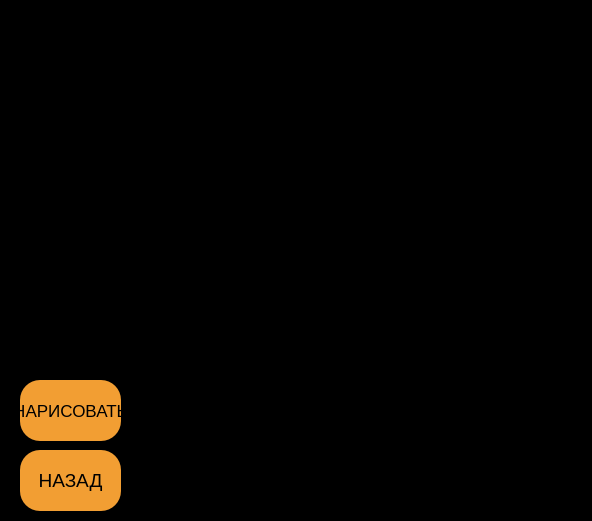
<?xml version="1.0" encoding="UTF-8"?>
<ui version="4.0">
 <class>graphWindow</class>
 <widget class="QMainWindow" name="graphWindow">
  <property name="geometry">
   <rect>
    <x>0</x>
    <y>0</y>
    <width>592</width>
    <height>521</height>
   </rect>
  </property>
  <property name="windowTitle">
   <string>MainWindow</string>
  </property>
  <property name="styleSheet">
   <string notr="true">background-color:black;</string>
  </property>
  <widget class="QWidget" name="centralwidget">
   <widget class="QLabel" name="label_3">
    <property name="geometry">
     <rect>
      <x>160</x>
      <y>440</y>
      <width>141</width>
      <height>21</height>
     </rect>
    </property>
    <property name="text">
     <string>ОБЛАСТЬ ЗНАЧЕНИЙ</string>
    </property>
   </widget>
   <widget class="QLineEdit" name="lineEdit_left_xZone">
    <property name="geometry">
     <rect>
      <x>380</x>
      <y>470</y>
      <width>81</width>
      <height>31</height>
     </rect>
    </property>
    <property name="text">
     <string>-10</string>
    </property>
   </widget>
   <widget class="QLabel" name="label_2">
    <property name="geometry">
     <rect>
      <x>390</x>
      <y>440</y>
      <width>161</width>
      <height>21</height>
     </rect>
    </property>
    <property name="text">
     <string>ОБЛАСТЬ ОПРЕДЕЛЕНИЯ</string>
    </property>
   </widget>
   <widget class="QLineEdit" name="lineEdit_right_yZone">
    <property name="geometry">
     <rect>
      <x>240</x>
      <y>470</y>
      <width>81</width>
      <height>31</height>
     </rect>
    </property>
    <property name="styleSheet">
     <string notr="true">background-color:black;</string>
    </property>
    <property name="text">
     <string>5</string>
    </property>
   </widget>
   <widget class="QLabel" name="label">
    <property name="geometry">
     <rect>
      <x>160</x>
      <y>390</y>
      <width>81</width>
      <height>31</height>
     </rect>
    </property>
    <property name="text">
     <string>ФУНКЦИЯ :</string>
    </property>
    <property name="alignment">
     <set>Qt::AlignCenter</set>
    </property>
   </widget>
   <widget class="QCustomPlot" name="widget" native="true">
    <property name="geometry">
     <rect>
      <x>0</x>
      <y>0</y>
      <width>591</width>
      <height>361</height>
     </rect>
    </property>
    <property name="styleSheet">
     <string notr="true">background-color: black;</string>
    </property>
   </widget>
   <widget class="QPushButton" name="pushButton_create">
    <property name="geometry">
     <rect>
      <x>20</x>
      <y>380</y>
      <width>101</width>
      <height>61</height>
     </rect>
    </property>
    <property name="font">
     <font>
      <pointsize>13</pointsize>
     </font>
    </property>
    <property name="styleSheet">
     <string notr="true">QPushButton { 
border-radius: 20px;
background-color : rgb(242, 158, 51);
}
QPushButton pressed {
	background-color: qlineargradient(spread:pad, x1:0, y1:0, x2:1, y2:0, stop:0 rgba(0, 0, 0, 255), stop:1 rgba(255, 255, 255, 255));
}

QPushButton:hover {
    background-color : rgb(102, 104, 104);
}</string>
    </property>
    <property name="text">
     <string>НАРИСОВАТЬ</string>
    </property>
   </widget>
   <widget class="QLineEdit" name="lineEdit_left_yZone">
    <property name="geometry">
     <rect>
      <x>140</x>
      <y>470</y>
      <width>81</width>
      <height>31</height>
     </rect>
    </property>
    <property name="text">
     <string>-5</string>
    </property>
   </widget>
   <widget class="QLineEdit" name="lineEdit_right_xZone">
    <property name="geometry">
     <rect>
      <x>480</x>
      <y>470</y>
      <width>81</width>
      <height>31</height>
     </rect>
    </property>
    <property name="text">
     <string>10</string>
    </property>
   </widget>
   <widget class="QPushButton" name="pushButton_back">
    <property name="geometry">
     <rect>
      <x>20</x>
      <y>450</y>
      <width>101</width>
      <height>61</height>
     </rect>
    </property>
    <property name="font">
     <font>
      <pointsize>14</pointsize>
     </font>
    </property>
    <property name="styleSheet">
     <string notr="true">QPushButton { 
border-radius: 20px;
background-color : rgb(242, 158, 51);
}
QPushButton pressed {
	background-color: qlineargradient(spread:pad, x1:0, y1:0, x2:1, y2:0, stop:0 rgba(0, 0, 0, 255), stop:1 rgba(255, 255, 255, 255));
}

QPushButton:hover {
    background-color : rgb(102, 104, 104);
}</string>
    </property>
    <property name="text">
     <string>НАЗАД</string>
    </property>
   </widget>
   <widget class="QLineEdit" name="lineEdit_equation">
    <property name="geometry">
     <rect>
      <x>240</x>
      <y>390</y>
      <width>301</width>
      <height>31</height>
     </rect>
    </property>
    <property name="styleSheet">
     <string notr="true">background-color:black;</string>
    </property>
   </widget>
  </widget>
 </widget>
 <customwidgets>
  <customwidget>
   <class>QCustomPlot</class>
   <extends>QWidget</extends>
   <header>qcustomplot.h</header>
   <container>1</container>
  </customwidget>
 </customwidgets>
 <resources/>
 <connections/>
</ui>
